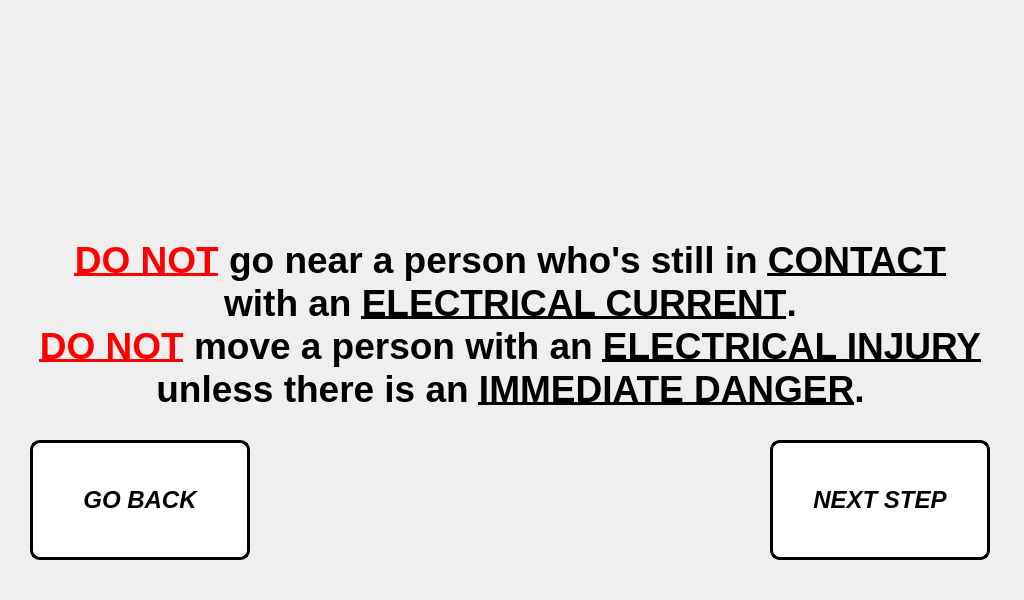
<?xml version="1.0" encoding="UTF-8"?>
<ui version="4.0">
 <class>step_1_window</class>
 <widget class="QMainWindow" name="step_1_window">
  <property name="geometry">
   <rect>
    <x>0</x>
    <y>0</y>
    <width>1024</width>
    <height>600</height>
   </rect>
  </property>
  <property name="minimumSize">
   <size>
    <width>1024</width>
    <height>600</height>
   </size>
  </property>
  <property name="maximumSize">
   <size>
    <width>1024</width>
    <height>600</height>
   </size>
  </property>
  <property name="windowTitle">
   <string>Step 1 Procedure</string>
  </property>
  <widget class="QWidget" name="centralwidget">
   <widget class="QLabel" name="text_steps">
    <property name="geometry">
     <rect>
      <x>20</x>
      <y>210</y>
      <width>981</width>
      <height>231</height>
     </rect>
    </property>
    <property name="font">
     <font>
      <pointsize>14</pointsize>
      <weight>75</weight>
      <bold>true</bold>
     </font>
    </property>
    <property name="text">
     <string>&lt;html&gt;&lt;head/&gt;&lt;body&gt;&lt;p align=&quot;center&quot;&gt;&lt;span style=&quot; font-size:28pt; text-decoration: underline; color:#ff0000;&quot;&gt;DO NOT&lt;/span&gt;&lt;span style=&quot; font-size:28pt;&quot;&gt; go near a person who's still in &lt;/span&gt;&lt;span style=&quot; font-size:28pt; text-decoration: underline;&quot;&gt;CONTACT&lt;/span&gt;&lt;span style=&quot; font-size:28pt;&quot;&gt;&lt;br/&gt;with an &lt;/span&gt;&lt;span style=&quot; font-size:28pt; text-decoration: underline;&quot;&gt;ELECTRICAL CURRENT&lt;/span&gt;&lt;span style=&quot; font-size:28pt;&quot;&gt;.&lt;br/&gt;&lt;/span&gt;&lt;span style=&quot; font-size:28pt; text-decoration: underline; color:#ff0000;&quot;&gt;DO NOT&lt;/span&gt;&lt;span style=&quot; font-size:28pt;&quot;&gt; move a person with an &lt;/span&gt;&lt;span style=&quot; font-size:28pt; text-decoration: underline;&quot;&gt;ELECTRICAL INJURY&lt;/span&gt;&lt;span style=&quot; font-size:28pt;&quot;&gt;&lt;br/&gt;unless there is an &lt;/span&gt;&lt;span style=&quot; font-size:28pt; text-decoration: underline;&quot;&gt;IMMEDIATE DANGER&lt;/span&gt;&lt;span style=&quot; font-size:28pt;&quot;&gt;.&lt;/span&gt;&lt;/p&gt;&lt;/body&gt;&lt;/html&gt;</string>
    </property>
   </widget>
   <widget class="QPushButton" name="next_step_button">
    <property name="geometry">
     <rect>
      <x>770</x>
      <y>440</y>
      <width>220</width>
      <height>120</height>
     </rect>
    </property>
    <property name="minimumSize">
     <size>
      <width>220</width>
      <height>120</height>
     </size>
    </property>
    <property name="maximumSize">
     <size>
      <width>220</width>
      <height>120</height>
     </size>
    </property>
    <property name="font">
     <font>
      <pointsize>18</pointsize>
      <weight>75</weight>
      <italic>true</italic>
      <bold>true</bold>
     </font>
    </property>
    <property name="cursor">
     <cursorShape>PointingHandCursor</cursorShape>
    </property>
    <property name="styleSheet">
     <string notr="true">QPushButton:hover:!pressed
{
  background-color: rgb(195,30,60);
}

QPushButton
{
  background-color: white;
color: black;
border-style: outset;
border-width: 3px;
border-radius:10px;
border-color: black;
}</string>
    </property>
    <property name="text">
     <string>NEXT STEP</string>
    </property>
   </widget>
   <widget class="QPushButton" name="go_back_button">
    <property name="geometry">
     <rect>
      <x>30</x>
      <y>440</y>
      <width>220</width>
      <height>120</height>
     </rect>
    </property>
    <property name="minimumSize">
     <size>
      <width>220</width>
      <height>120</height>
     </size>
    </property>
    <property name="maximumSize">
     <size>
      <width>220</width>
      <height>120</height>
     </size>
    </property>
    <property name="font">
     <font>
      <pointsize>18</pointsize>
      <weight>75</weight>
      <italic>true</italic>
      <bold>true</bold>
     </font>
    </property>
    <property name="styleSheet">
     <string notr="true">QPushButton:hover:!pressed
{
  background-color: rgb(195,30,60);
}

QPushButton
{
  background-color: white;
color: black;
border-style: outset;
border-width: 3px;
border-radius:10px;
border-color: black;
}</string>
    </property>
    <property name="text">
     <string>GO BACK</string>
    </property>
   </widget>
   <widget class="QLabel" name="label">
    <property name="geometry">
     <rect>
      <x>0</x>
      <y>0</y>
      <width>1024</width>
      <height>600</height>
     </rect>
    </property>
    <property name="minimumSize">
     <size>
      <width>1024</width>
      <height>600</height>
     </size>
    </property>
    <property name="maximumSize">
     <size>
      <width>1024</width>
      <height>600</height>
     </size>
    </property>
    <property name="text">
     <string/>
    </property>
    <property name="pixmap">
     <pixmap>../pictures/program_pictures/main_wallpaper.png</pixmap>
    </property>
   </widget>
   <widget class="QLabel" name="gif_player_label">
    <property name="geometry">
     <rect>
      <x>410</x>
      <y>50</y>
      <width>200</width>
      <height>150</height>
     </rect>
    </property>
    <property name="minimumSize">
     <size>
      <width>200</width>
      <height>150</height>
     </size>
    </property>
    <property name="maximumSize">
     <size>
      <width>200</width>
      <height>150</height>
     </size>
    </property>
    <property name="font">
     <font>
      <family>Unispace</family>
      <pointsize>16</pointsize>
      <weight>75</weight>
      <bold>true</bold>
     </font>
    </property>
    <property name="frameShape">
     <enum>QFrame::NoFrame</enum>
    </property>
    <property name="lineWidth">
     <number>1</number>
    </property>
    <property name="text">
     <string/>
    </property>
    <property name="pixmap">
     <pixmap>../pictures/caution.png</pixmap>
    </property>
    <property name="alignment">
     <set>Qt::AlignCenter</set>
    </property>
   </widget>
   <zorder>label</zorder>
   <zorder>text_steps</zorder>
   <zorder>next_step_button</zorder>
   <zorder>go_back_button</zorder>
   <zorder>gif_player_label</zorder>
  </widget>
 </widget>
 <resources/>
 <connections/>
</ui>
